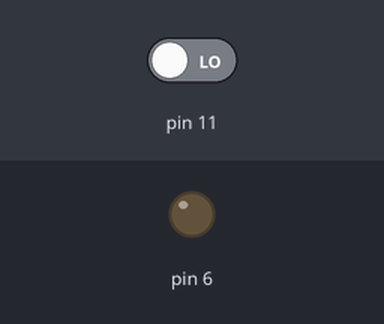
The sketch below on a simulated Arduino Uno, built with avr-gcc and run on an emulated ATmega328P. On the bench: output pins drawn as LEDs (lit = HIGH). The test bench sets the inputs (shaded band); at power-on: pin 11 LOW.

Above: at 0.8 s.
0.9 s: pin 11 driven HIGH
At 1.2 s:
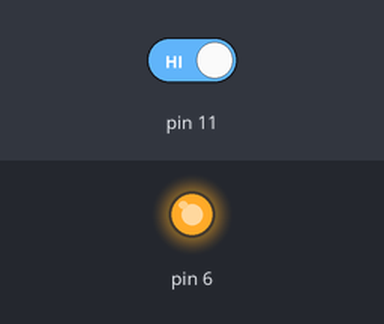
2.4 s: pin 11 driven LOW
At 3.5 s:
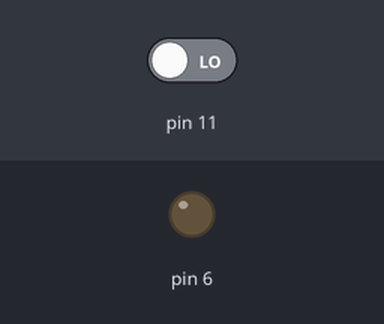
Timing chart, 0 to 5.4 s (numbered marks = the images above; inputs shaded):
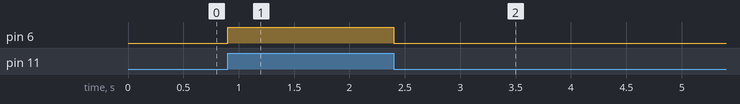

Measured:
- after the input at 0.9 s, pin 6: LOW → HIGH at once
- after the input at 2.4 s, pin 6: HIGH → LOW at once

The sketch:

lecture-14.ino
```cpp
int main(void)
{
  DDRD = 0b01000000; // bit 6 in port D is an output, the rest are inputs
  DDRB = 0b00000000; // all pins in port B are inputs
  //light up the LED
  //PORTD = 0b01000000; //setting bit 6 in port D to 1
  //_delay_ms(1000);
  while (1)
  {
    if(PINB & 0b00001000){
    //light up the LED
    PORTD = 0b01000000; //setting bit 6 in port D to 1
  }
  else{
    //turn off the LED
    PORTD = 0b00000000; //setting all bits in port D to 0
    }
    _delay_ms(10);
  }
}
```
